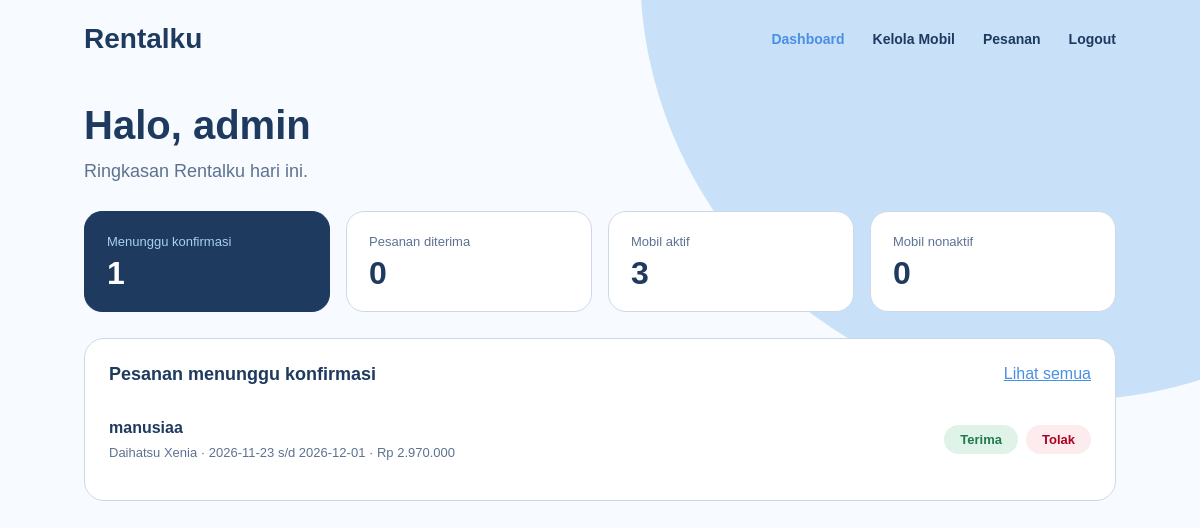
/admin.php (signed in), run on the app's committed database.
### tables this page shows
CREATE TABLE `pesanan` (
  `id_pesanan` int(11) NOT NULL,
  `id_user` int(11) NOT NULL,
  `id_mobil` int(11) NOT NULL,
  `tgl_mulai` date NOT NULL,
  `tgl_selesai` date NOT NULL,
  `total_harga` int(11) NOT NULL,
  `status_pesanan` enum('menunggu','diterima','ditolak','selesai','dibatalkan') NOT NULL DEFAULT 'menunggu',
  `metode_bayar` enum('transfer','di_tempat') DEFAULT NULL,
  `status_bayar` enum('belum_bayar','menunggu_verifikasi','lunas') NOT NULL DEFAULT 'belum_bayar',
  `bukti_bayar` varchar(255) DEFAULT NULL,
  `tgl_pesan` timestamp NOT NULL DEFAULT current_timestamp()
);

CREATE TABLE `users` (
  `id_user` int(11) NOT NULL,
  `nama` varchar(100) NOT NULL,
  `email` varchar(100) NOT NULL,
  `no_hp` varchar(20) NOT NULL,
  `password` varchar(255) NOT NULL,
  `role` enum('pelanggan','admin') NOT NULL DEFAULT 'pelanggan'
);

CREATE TABLE `mobil` (
  `id_mobil` int(11) NOT NULL,
  `id_kategori` int(11) NOT NULL,
  `nama_mobil` varchar(100) NOT NULL,
  `transmisi` enum('manual','matic') NOT NULL,
  `kursi` int(11) NOT NULL,
  `harga_harian` int(11) NOT NULL,
  `foto` varchar(255) DEFAULT NULL,
  `deskripsi` text DEFAULT NULL,
  `aktif` tinyint(1) NOT NULL DEFAULT 1
);

### admin.php (the view, shortened to what this page needs)
<?php
include "koneksi.php";
$pesanan = array("menunggu" => 0, "diterima" => 0);
$query = "SELECT status_pesanan, COUNT(*) AS total FROM pesanan GROUP BY status_pesanan";
$hasil = $koneksi->query($query);
while($baris = mysqli_fetch_assoc($hasil)){
    $pesanan[$baris["status_pesanan"]] = $baris["total"];
}
$mobil_aktif    = 0;
$mobil_nonaktif = 0;
$query = "SELECT aktif, COUNT(*) AS total FROM mobil GROUP BY aktif";
$hasil = $koneksi->query($query);
while($baris = mysqli_fetch_assoc($hasil)){
    if($baris["aktif"] == 1){
        $mobil_aktif = $baris["total"];
    }else{
        $mobil_nonaktif = $baris["total"];
    }
}
$query = "SELECT pesanan.id_pesanan, pesanan.tgl_mulai, pesanan.tgl_selesai, pesanan.total_harga, users.nama, mobil.nama_mobil
    FROM pesanan
    JOIN users ON pesanan.id_user = users.id_user
    JOIN mobil ON pesanan.id_mobil = mobil.id_mobil
    WHERE pesanan.status_pesanan = 'menunggu'
    ORDER BY pesanan.tgl_mulai ASC
    LIMIT 5";
$antrean = $koneksi->query($query);
?>
<!DOCTYPE html>
<html lang="id">
<head>
    <link rel="stylesheet" href="app.css">
</head>
<body>
<header class="bar">
    <a class="brand" href="admin.php">Rentalku</a>
    <nav class="nav">
        <a href="admin.php" class="aktif">Dashboard</a>
        <a href="mobilAdmin.php">Kelola Mobil</a>
        <a href="pesananadmin.php">Pesanan</a>
        <a href="logout.php">Logout</a>
    </nav>
</header>
<main class="wrap">
    <h1>Halo, <?php echo htmlspecialchars($_SESSION["nama"]); ?></h1>
    <p class="lead">Ringkasan Rentalku hari ini.</p>
    <div class="stat-row">
        <a class="stat sorot" href="pesananadmin.php?status=menunggu">
            <small>Menunggu konfirmasi</small><b><?php echo $pesanan["menunggu"]; ?></b>
        </a>
        <a class="stat" href="pesananadmin.php?status=diterima">
            <small>Pesanan diterima</small><b><?php echo $pesanan["diterima"]; ?></b>
        </a>
        <a class="stat" href="mobilAdmin.php">
            <small>Mobil aktif</small><b><?php echo $mobil_aktif; ?></b>
        </a>
        <a class="stat" href="mobilAdmin.php">
            <small>Mobil nonaktif</small><b><?php echo $mobil_nonaktif; ?></b>
        </a>
    </div>
    <div class="dua">
            <section class="panel">
        <div class="panel-kepala">
            <h3>Pesanan menunggu konfirmasi</h3>
            <a href="pesananAdmin.php">Lihat semua</a>
        </div>
        <ul class="antrean">
            <?php
            while($p = mysqli_fetch_assoc($antrean)){
            ?>
            <li>
                <div>
                    <b><?php echo htmlspecialchars($p["nama"]); ?></b>
                    <span>
                        <?php echo $p["nama_mobil"]; ?> &middot;
                        <?php echo $p["tgl_mulai"]; ?> s/d <?php echo $p["tgl_selesai"]; ?> &middot;
                        Rp <?php echo number_format($p["total_harga"], 0, ",", "."); ?>
                    </span>
                </div>
                <form class="antrean-aksi" method="POST" action="pesananStatus.php">
                    <button type="submit" class="mini ok" name="aksi" value="terima">Terima</button>
                    <button type="submit" class="mini no" name="aksi" value="tolak" onclick="return confirm('Tolak pesanan ini?')">Tolak</button>
                </form>
            </li>
            <?php } ?>
        </ul>
    </section>
</main>
</body>
</html>

### app.css (style rules this page uses)
:root { --navy: #1e3a5f; --sky: #a8d0f5; --blue: #4a90e2; --mist: #dce9f8; --slate: #5d7290; --line: #cdd8e6; --paper: #f7fafe; --danger: #b00020; --ok: #1f7a4d; }
* { box-sizing: border-box; margin: 0; padding: 0; }
body { font-family: Arial, sans-serif; background: var(--paper); color: var(--navy); line-height: 1.5; min-height: 100vh; }
body::before { content: ""; position: fixed; top: -460px; right: -300px; width: 860px; height: 860px; border-radius: 50%; background: var(--sky); opacity: .6; z-index: -1; pointer-events: none; }
a { color: var(--blue); }
.bar { display: flex; justify-content: space-between; align-items: center; gap: 16px; max-width: 1080px; margin: 0 auto; padding: 18px 24px; }
.brand { font-size: 28px; font-weight: bold; color: var(--navy); text-decoration: none; }
.nav { display: flex; align-items: center; gap: 28px; }
.nav a { font-size: 14px; font-weight: bold; color: var(--navy); text-decoration: none; }
.wrap { max-width: 1080px; margin: 0 auto; padding: 24px 24px 72px; }
h1 { font-size: 40px; line-height: 1.15; margin-bottom: 10px; }
h3 { font-size: 18px; margin-bottom: 6px; }
.lead { font-size: 18px; color: var(--slate); max-width: 46ch; }
.nav a.aktif { color: var(--blue); }
.stat-row { display: grid; grid-template-columns: repeat(auto-fit, minmax(200px, 1fr)); gap: 16px; margin: 26px 0; }
.stat { display: block; padding: 20px 22px; background: #fff; border: 1px solid var(--line); border-radius: 18px; color: var(--navy); text-decoration: none; transition: border-color .2s, transform .2s; }
.stat small { display: block; font-size: 13px; color: var(--slate); }
.stat b { display: block; margin-top: 4px; font-size: 32px; line-height: 1.1; }
.stat.sorot { background: var(--navy); border-color: var(--navy); color: #fff; }
.stat.sorot small { color: var(--sky); }
.panel { padding: 22px 24px; background: #fff; border: 1px solid var(--line); border-radius: 20px; }
.panel-kepala { display: flex; justify-content: space-between; align-items: center; margin-bottom: 14px; }
.panel-kepala h3 { margin: 0; }
.antrean { list-style: none; }
.antrean li { display: flex; justify-content: space-between; align-items: center; flex-wrap: wrap; gap: 12px; padding: 14px 0; border-bottom: 1px solid var(--mist); }
.antrean li:last-child { border-bottom: 0; }
.antrean b { display: block; }
.antrean span { font-size: 13px; color: var(--slate); }
.antrean-aksi { display: flex; gap: 8px; }
.mini { padding: 7px 16px; font-family: Arial, sans-serif; font-size: 13px; font-weight: bold; border: 0; border-radius: 50px; cursor: pointer; transition: background .2s, color .2s; }
.mini.ok { background: #dff3e8; color: var(--ok); }
.mini.no { background: #fdecee; color: var(--danger); }

### data on the page
pesanan: id_user.nama "manusiaa", id_mobil.nama_mobil "Daihatsu Xenia", tgl_mulai "2026-11-23", tgl_selesai "2026-12-01", total_harga "2.970.000"

### other printed values
$_SESSION["nama"] "admin"
$pesanan["menunggu"] "1"
$pesanan["diterima"] "0"
$mobil_aktif "3"
$mobil_nonaktif "0"
